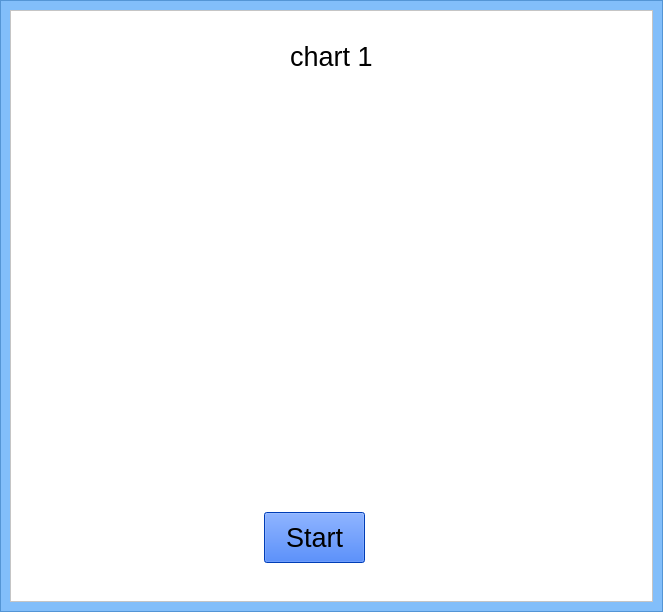
<?xml version="1.0" encoding="UTF-8"?>
<ui version="4.0">
 <class>MainWindow</class>
 <widget class="QMainWindow" name="MainWindow">
  <property name="geometry">
   <rect>
    <x>0</x>
    <y>0</y>
    <width>663</width>
    <height>612</height>
   </rect>
  </property>
  <property name="windowTitle">
   <string>MainWindow</string>
  </property>
  <widget class="QWidget" name="centralwidget">
   <layout class="QGridLayout" name="gridLayout" rowstretch="0" columnstretch="0" rowminimumheight="0" columnminimumwidth="0">
    <property name="leftMargin">
     <number>0</number>
    </property>
    <property name="topMargin">
     <number>0</number>
    </property>
    <property name="rightMargin">
     <number>0</number>
    </property>
    <property name="bottomMargin">
     <number>0</number>
    </property>
    <property name="spacing">
     <number>0</number>
    </property>
    <item row="0" column="0">
     <widget class="QFrame" name="frame">
      <property name="font">
       <font>
        <pointsize>20</pointsize>
       </font>
      </property>
      <property name="styleSheet">
       <string notr="true">background-color: rgba(85, 170, 255, 180);</string>
      </property>
      <property name="frameShape">
       <enum>QFrame::StyledPanel</enum>
      </property>
      <property name="frameShadow">
       <enum>QFrame::Raised</enum>
      </property>
      <layout class="QGridLayout" name="gridLayout_2">
       <item row="0" column="0">
        <widget class="QFrame" name="frame_2">
         <property name="styleSheet">
          <string notr="true">background-color: rgb(255, 255, 255);</string>
         </property>
         <property name="frameShape">
          <enum>QFrame::StyledPanel</enum>
         </property>
         <property name="frameShadow">
          <enum>QFrame::Raised</enum>
         </property>
         <widget class="QLabel" name="label">
          <property name="geometry">
           <rect>
            <x>280</x>
            <y>30</y>
            <width>83</width>
            <height>33</height>
           </rect>
          </property>
          <property name="font">
           <font>
            <pointsize>20</pointsize>
           </font>
          </property>
          <property name="text">
           <string>chart 1</string>
          </property>
         </widget>
         <widget class="QPushButton" name="Button_start">
          <property name="geometry">
           <rect>
            <x>254</x>
            <y>502</y>
            <width>101</width>
            <height>51</height>
           </rect>
          </property>
          <property name="font">
           <font>
            <pointsize>20</pointsize>
           </font>
          </property>
          <property name="styleSheet">
           <string notr="true">background-color: rgb(0, 85, 255);</string>
          </property>
          <property name="text">
           <string>Start</string>
          </property>
         </widget>
         <widget class="QWidget" name="verticalLayoutWidget">
          <property name="geometry">
           <rect>
            <x>20</x>
            <y>90</y>
            <width>601</width>
            <height>371</height>
           </rect>
          </property>
          <layout class="QVBoxLayout" name="screen"/>
         </widget>
        </widget>
       </item>
      </layout>
     </widget>
    </item>
   </layout>
  </widget>
 </widget>
 <resources/>
 <connections/>
</ui>
